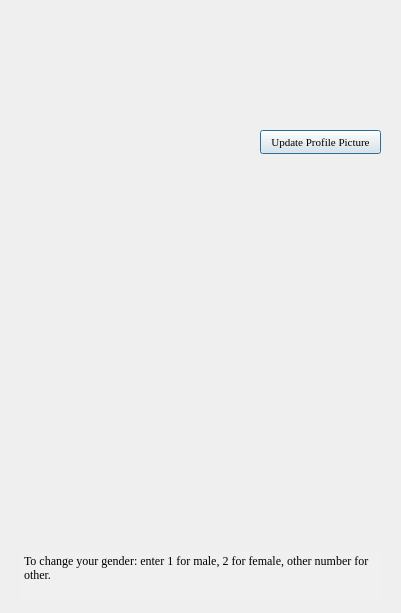
<?xml version="1.0" encoding="UTF-8"?>
<ui version="4.0">
 <class>ProfileDialog</class>
 <widget class="QDialog" name="ProfileDialog">
  <property name="geometry">
   <rect>
    <x>0</x>
    <y>0</y>
    <width>401</width>
    <height>613</height>
   </rect>
  </property>
  <property name="windowTitle">
   <string>Dialog</string>
  </property>
  <widget class="QLabel" name="Image">
   <property name="geometry">
    <rect>
     <x>270</x>
     <y>20</y>
     <width>101</width>
     <height>101</height>
    </rect>
   </property>
   <property name="text">
    <string/>
   </property>
   <property name="pixmap">
    <pixmap resource="qml.qrc">:/Profile_image.png</pixmap>
   </property>
   <property name="scaledContents">
    <bool>true</bool>
   </property>
  </widget>
  <widget class="QPushButton" name="pushButton">
   <property name="geometry">
    <rect>
     <x>260</x>
     <y>130</y>
     <width>121</width>
     <height>24</height>
    </rect>
   </property>
   <property name="font">
    <font>
     <family>Times New Roman</family>
     <pointsize>8</pointsize>
    </font>
   </property>
   <property name="text">
    <string>Update Profile Picture</string>
   </property>
  </widget>
  <widget class="QLabel" name="CreateTime">
   <property name="geometry">
    <rect>
     <x>20</x>
     <y>382</y>
     <width>350</width>
     <height>31</height>
    </rect>
   </property>
   <property name="text">
    <string/>
   </property>
  </widget>
  <widget class="QTextBrowser" name="textBrowser">
   <property name="geometry">
    <rect>
     <x>20</x>
     <y>550</y>
     <width>361</width>
     <height>51</height>
    </rect>
   </property>
   <property name="font">
    <font>
     <family>Times New Roman</family>
    </font>
   </property>
   <property name="autoFillBackground">
    <bool>false</bool>
   </property>
   <property name="styleSheet">
    <string notr="true">background-color: rgb(240, 240, 240);</string>
   </property>
   <property name="frameShape">
    <enum>QFrame::NoFrame</enum>
   </property>
   <property name="frameShadow">
    <enum>QFrame::Plain</enum>
   </property>
   <property name="html">
    <string>&lt;!DOCTYPE HTML PUBLIC &quot;-//W3C//DTD HTML 4.0//EN&quot; &quot;http://www.w3.org/TR/REC-html40/strict.dtd&quot;&gt;
&lt;html&gt;&lt;head&gt;&lt;meta name=&quot;qrichtext&quot; content=&quot;1&quot; /&gt;&lt;meta charset=&quot;utf-8&quot; /&gt;&lt;style type=&quot;text/css&quot;&gt;
p, li { white-space: pre-wrap; }
hr { height: 1px; border-width: 0; }
&lt;/style&gt;&lt;/head&gt;&lt;body style=&quot; font-family:'Times New Roman'; font-size:9pt; font-weight:400; font-style:normal;&quot;&gt;
&lt;p style=&quot; margin-top:0px; margin-bottom:0px; margin-left:0px; margin-right:0px; -qt-block-indent:0; text-indent:0px;&quot;&gt;&lt;span style=&quot; font-family:'Microsoft YaHei UI';&quot;&gt;To change your gender: enter 1 for male, 2 for female, other number for other.&lt;/span&gt;&lt;/p&gt;&lt;/body&gt;&lt;/html&gt;</string>
   </property>
  </widget>
 </widget>
 <resources>
  <include location="qml.qrc"/>
 </resources>
 <connections/>
</ui>
